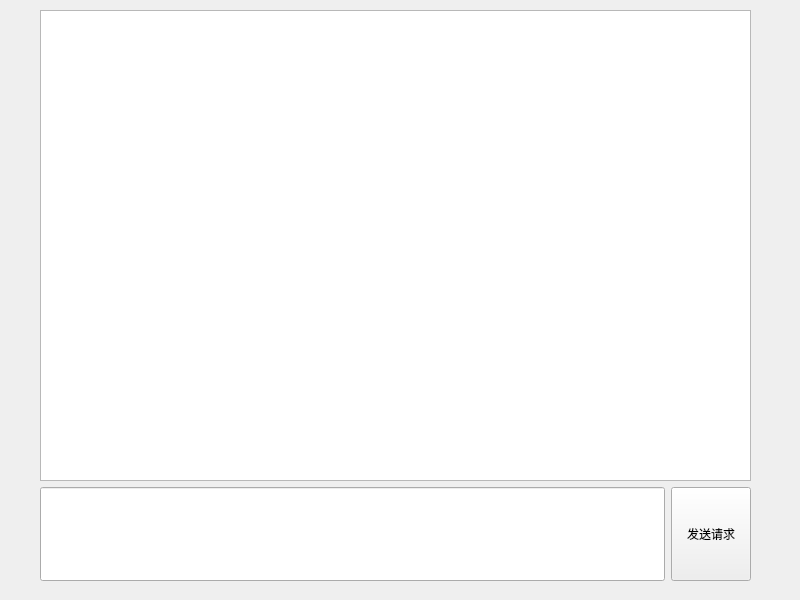
<?xml version="1.0" encoding="UTF-8"?>
<ui version="4.0">
 <class>Widget</class>
 <widget class="QWidget" name="Widget">
  <property name="geometry">
   <rect>
    <x>0</x>
    <y>0</y>
    <width>800</width>
    <height>600</height>
   </rect>
  </property>
  <property name="windowTitle">
   <string>Widget</string>
  </property>
  <widget class="QWidget" name="">
   <property name="geometry">
    <rect>
     <x>40</x>
     <y>10</y>
     <width>711</width>
     <height>571</height>
    </rect>
   </property>
   <layout class="QVBoxLayout" name="verticalLayout" stretch="5,1">
    <item>
     <widget class="QPlainTextEdit" name="plainTextEdit"/>
    </item>
    <item>
     <layout class="QHBoxLayout" name="horizontalLayout">
      <item>
       <widget class="QLineEdit" name="lineEdit">
        <property name="sizePolicy">
         <sizepolicy hsizetype="Expanding" vsizetype="Expanding">
          <horstretch>0</horstretch>
          <verstretch>0</verstretch>
         </sizepolicy>
        </property>
        <property name="font">
         <font>
          <family>Agency FB</family>
          <pointsize>30</pointsize>
         </font>
        </property>
        <property name="text">
         <string/>
        </property>
       </widget>
      </item>
      <item>
       <widget class="QPushButton" name="pushButton">
        <property name="sizePolicy">
         <sizepolicy hsizetype="Minimum" vsizetype="Expanding">
          <horstretch>0</horstretch>
          <verstretch>0</verstretch>
         </sizepolicy>
        </property>
        <property name="text">
         <string>发送请求</string>
        </property>
       </widget>
      </item>
     </layout>
    </item>
   </layout>
  </widget>
 </widget>
 <resources/>
 <connections/>
</ui>
